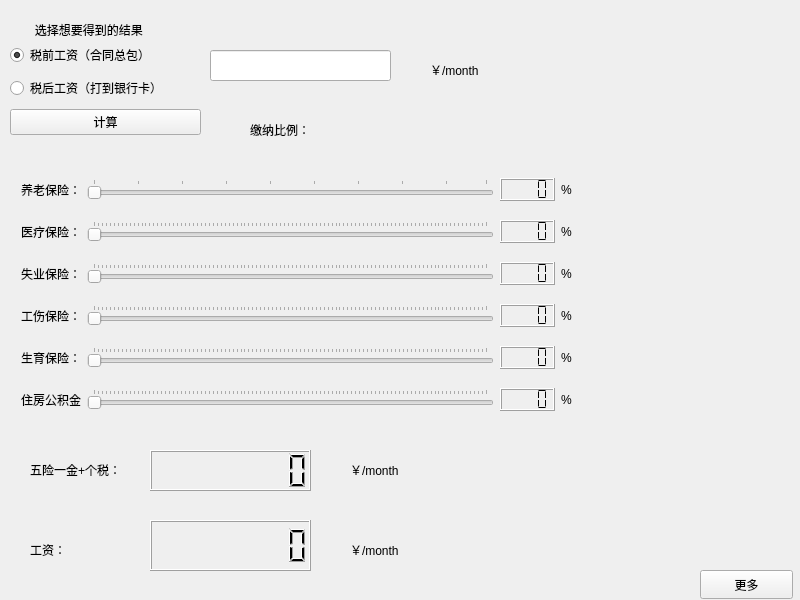
<?xml version="1.0" encoding="UTF-8"?>
<ui version="4.0">
 <class>Widget</class>
 <widget class="QWidget" name="Widget">
  <property name="geometry">
   <rect>
    <x>0</x>
    <y>0</y>
    <width>800</width>
    <height>600</height>
   </rect>
  </property>
  <property name="windowTitle">
   <string>Widget</string>
  </property>
  <widget class="QLineEdit" name="lineEdit">
   <property name="geometry">
    <rect>
     <x>210</x>
     <y>50</y>
     <width>181</width>
     <height>31</height>
    </rect>
   </property>
  </widget>
  <widget class="QLabel" name="label_2">
   <property name="geometry">
    <rect>
     <x>30</x>
     <y>540</y>
     <width>45</width>
     <height>20</height>
    </rect>
   </property>
   <property name="text">
    <string>工资：</string>
   </property>
  </widget>
  <widget class="QLabel" name="label_3">
   <property name="geometry">
    <rect>
     <x>430</x>
     <y>60</y>
     <width>69</width>
     <height>20</height>
    </rect>
   </property>
   <property name="text">
    <string>￥/month</string>
   </property>
  </widget>
  <widget class="QLabel" name="label_4">
   <property name="geometry">
    <rect>
     <x>350</x>
     <y>460</y>
     <width>69</width>
     <height>20</height>
    </rect>
   </property>
   <property name="text">
    <string>￥/month</string>
   </property>
  </widget>
  <widget class="QLCDNumber" name="LCDSalary">
   <property name="geometry">
    <rect>
     <x>150</x>
     <y>520</y>
     <width>161</width>
     <height>51</height>
    </rect>
   </property>
   <property name="digitCount">
    <number>8</number>
   </property>
  </widget>
  <widget class="QLabel" name="label_10">
   <property name="geometry">
    <rect>
     <x>350</x>
     <y>540</y>
     <width>69</width>
     <height>20</height>
    </rect>
   </property>
   <property name="text">
    <string>￥/month</string>
   </property>
  </widget>
  <widget class="QLabel" name="Lpercent">
   <property name="geometry">
    <rect>
     <x>250</x>
     <y>120</y>
     <width>91</width>
     <height>20</height>
    </rect>
   </property>
   <property name="text">
    <string>缴纳比例：</string>
   </property>
   <property name="scaledContents">
    <bool>false</bool>
   </property>
   <property name="alignment">
    <set>Qt::AlignJustify|Qt::AlignVCenter</set>
   </property>
   <property name="margin">
    <number>0</number>
   </property>
  </widget>
  <widget class="QLCDNumber" name="LCDTax">
   <property name="geometry">
    <rect>
     <x>150</x>
     <y>450</y>
     <width>161</width>
     <height>41</height>
    </rect>
   </property>
   <property name="digitCount">
    <number>8</number>
   </property>
  </widget>
  <widget class="QLabel" name="label">
   <property name="geometry">
    <rect>
     <x>30</x>
     <y>460</y>
     <width>116</width>
     <height>20</height>
    </rect>
   </property>
   <property name="text">
    <string>五险一金+个税：</string>
   </property>
  </widget>
  <widget class="QWidget" name="layoutWidget">
   <property name="geometry">
    <rect>
     <x>10</x>
     <y>40</y>
     <width>191</width>
     <height>101</height>
    </rect>
   </property>
   <layout class="QVBoxLayout" name="verticalLayout">
    <item>
     <widget class="QRadioButton" name="before">
      <property name="text">
       <string>税前工资（合同总包）</string>
      </property>
      <property name="checked">
       <bool>true</bool>
      </property>
     </widget>
    </item>
    <item>
     <widget class="QRadioButton" name="after">
      <property name="text">
       <string>税后工资（打到银行卡）</string>
      </property>
     </widget>
    </item>
    <item>
     <widget class="QPushButton" name="pushButton">
      <property name="text">
       <string>计算</string>
      </property>
     </widget>
    </item>
   </layout>
  </widget>
  <widget class="QPushButton" name="More">
   <property name="geometry">
    <rect>
     <x>700</x>
     <y>570</y>
     <width>93</width>
     <height>29</height>
    </rect>
   </property>
   <property name="text">
    <string>更多</string>
   </property>
  </widget>
  <widget class="QWidget" name="layoutWidget">
   <property name="geometry">
    <rect>
     <x>21</x>
     <y>165</y>
     <width>551</width>
     <height>261</height>
    </rect>
   </property>
   <layout class="QGridLayout" name="gridLayout">
    <item row="3" column="3">
     <widget class="QLabel" name="label_14">
      <property name="text">
       <string>%</string>
      </property>
     </widget>
    </item>
    <item row="2" column="0">
     <widget class="QLabel" name="label_7">
      <property name="text">
       <string>失业保险：</string>
      </property>
     </widget>
    </item>
    <item row="3" column="2">
     <widget class="QLCDNumber" name="LCDInjury">
      <property name="digitCount">
       <number>4</number>
      </property>
      <property name="segmentStyle">
       <enum>QLCDNumber::Flat</enum>
      </property>
      <property name="value" stdset="0">
       <double>0.000000000000000</double>
      </property>
     </widget>
    </item>
    <item row="1" column="3">
     <widget class="QLabel" name="label_12">
      <property name="text">
       <string>%</string>
      </property>
     </widget>
    </item>
    <item row="5" column="0">
     <widget class="QLabel" name="label_16">
      <property name="text">
       <string>住房公积金</string>
      </property>
     </widget>
    </item>
    <item row="4" column="3">
     <widget class="QLabel" name="label_15">
      <property name="text">
       <string>%</string>
      </property>
     </widget>
    </item>
    <item row="2" column="1">
     <widget class="QSlider" name="SUnemployment">
      <property name="orientation">
       <enum>Qt::Horizontal</enum>
      </property>
      <property name="tickPosition">
       <enum>QSlider::TicksAbove</enum>
      </property>
     </widget>
    </item>
    <item row="5" column="3">
     <widget class="QLabel" name="label_17">
      <property name="text">
       <string>%</string>
      </property>
     </widget>
    </item>
    <item row="2" column="2">
     <widget class="QLCDNumber" name="LCDUnemployment">
      <property name="digitCount">
       <number>4</number>
      </property>
      <property name="segmentStyle">
       <enum>QLCDNumber::Flat</enum>
      </property>
      <property name="value" stdset="0">
       <double>0.000000000000000</double>
      </property>
     </widget>
    </item>
    <item row="4" column="2">
     <widget class="QLCDNumber" name="LCDBirth">
      <property name="digitCount">
       <number>4</number>
      </property>
      <property name="segmentStyle">
       <enum>QLCDNumber::Flat</enum>
      </property>
      <property name="value" stdset="0">
       <double>0.000000000000000</double>
      </property>
     </widget>
    </item>
    <item row="0" column="0">
     <widget class="QLabel" name="label_5">
      <property name="text">
       <string>养老保险：</string>
      </property>
     </widget>
    </item>
    <item row="4" column="1">
     <widget class="QSlider" name="SBirth">
      <property name="orientation">
       <enum>Qt::Horizontal</enum>
      </property>
      <property name="tickPosition">
       <enum>QSlider::TicksAbove</enum>
      </property>
     </widget>
    </item>
    <item row="1" column="2">
     <widget class="QLCDNumber" name="LCDHealth">
      <property name="digitCount">
       <number>4</number>
      </property>
      <property name="segmentStyle">
       <enum>QLCDNumber::Flat</enum>
      </property>
      <property name="value" stdset="0">
       <double>0.000000000000000</double>
      </property>
     </widget>
    </item>
    <item row="3" column="1">
     <widget class="QSlider" name="SInjury">
      <property name="orientation">
       <enum>Qt::Horizontal</enum>
      </property>
      <property name="tickPosition">
       <enum>QSlider::TicksAbove</enum>
      </property>
     </widget>
    </item>
    <item row="0" column="2">
     <widget class="QLCDNumber" name="LCDPension">
      <property name="digitCount">
       <number>4</number>
      </property>
      <property name="segmentStyle">
       <enum>QLCDNumber::Flat</enum>
      </property>
      <property name="value" stdset="0">
       <double>0.000000000000000</double>
      </property>
     </widget>
    </item>
    <item row="2" column="3">
     <widget class="QLabel" name="label_13">
      <property name="text">
       <string>%</string>
      </property>
     </widget>
    </item>
    <item row="1" column="0">
     <widget class="QLabel" name="label_6">
      <property name="text">
       <string>医疗保险：</string>
      </property>
     </widget>
    </item>
    <item row="5" column="1">
     <widget class="QSlider" name="SHouse">
      <property name="orientation">
       <enum>Qt::Horizontal</enum>
      </property>
      <property name="tickPosition">
       <enum>QSlider::TicksAbove</enum>
      </property>
     </widget>
    </item>
    <item row="4" column="0">
     <widget class="QLabel" name="label_9">
      <property name="text">
       <string>生育保险：</string>
      </property>
     </widget>
    </item>
    <item row="5" column="2">
     <widget class="QLCDNumber" name="LCDHouse">
      <property name="smallDecimalPoint">
       <bool>false</bool>
      </property>
      <property name="digitCount">
       <number>4</number>
      </property>
      <property name="segmentStyle">
       <enum>QLCDNumber::Flat</enum>
      </property>
      <property name="value" stdset="0">
       <double>0.000000000000000</double>
      </property>
     </widget>
    </item>
    <item row="1" column="1">
     <widget class="QSlider" name="SHealth">
      <property name="orientation">
       <enum>Qt::Horizontal</enum>
      </property>
      <property name="tickPosition">
       <enum>QSlider::TicksAbove</enum>
      </property>
     </widget>
    </item>
    <item row="3" column="0">
     <widget class="QLabel" name="label_8">
      <property name="text">
       <string>工伤保险：</string>
      </property>
     </widget>
    </item>
    <item row="0" column="1">
     <widget class="QSlider" name="SPension">
      <property name="minimum">
       <number>10</number>
      </property>
      <property name="orientation">
       <enum>Qt::Horizontal</enum>
      </property>
      <property name="tickPosition">
       <enum>QSlider::TicksAbove</enum>
      </property>
     </widget>
    </item>
    <item row="0" column="3">
     <widget class="QLabel" name="label_11">
      <property name="text">
       <string>%</string>
      </property>
     </widget>
    </item>
   </layout>
  </widget>
  <widget class="QLabel" name="label_18">
   <property name="geometry">
    <rect>
     <x>10</x>
     <y>20</y>
     <width>161</width>
     <height>20</height>
    </rect>
   </property>
   <property name="text">
    <string>选择想要得到的结果 </string>
   </property>
   <property name="alignment">
    <set>Qt::AlignCenter</set>
   </property>
  </widget>
 </widget>
 <resources/>
 <connections/>
</ui>
